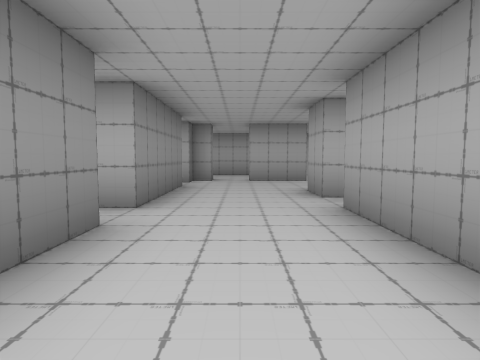
[1] (above)

18 first-person views from a walk through a Unity game level. The camera is 1.2 m above the floor, tilts 4° down and sees 75° across. The floor is counted in squares, 2 m on a side. Each view is taken from the middle of a square. On the plan, view 1 faces up. The plan holds only what a view shows up to about 9 squares ahead; the rest is blank. The place goes on beyond the plan.

[2]
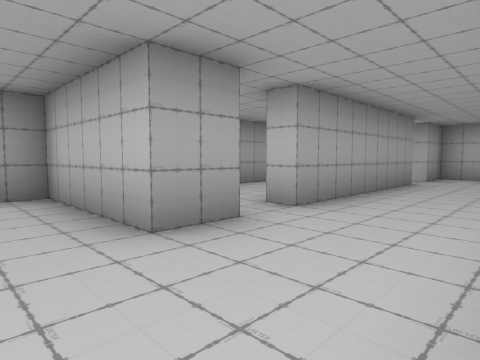

[3]
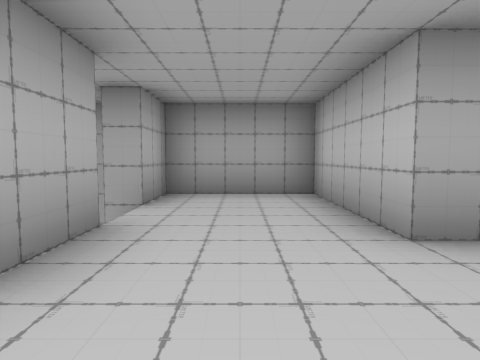

[4]
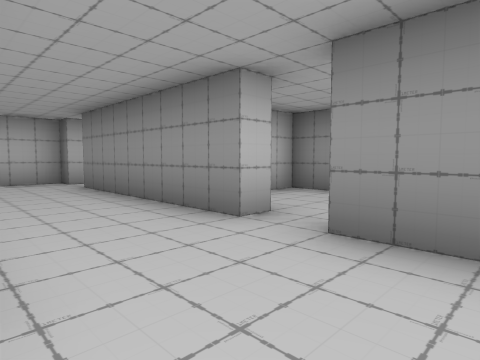

[5]
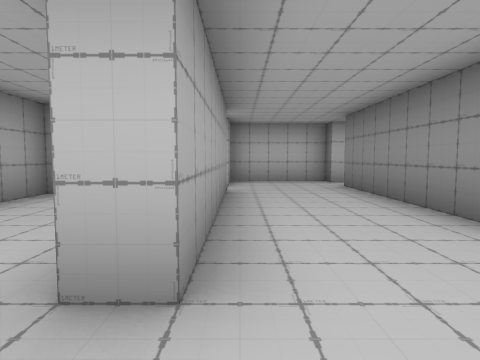

[6]
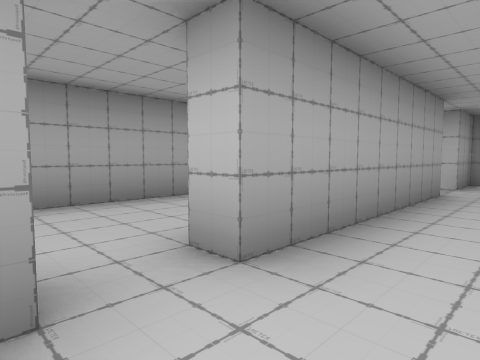

[7]
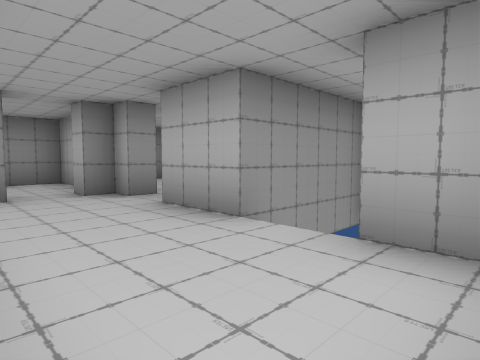

[8]
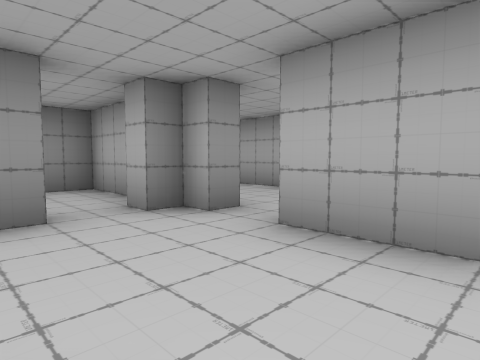

[9]
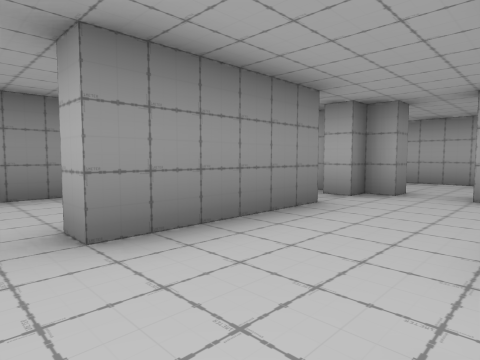

[10]
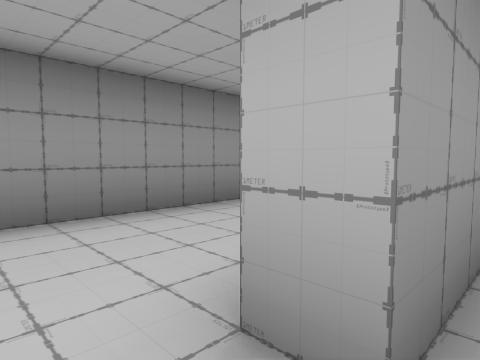

[11]
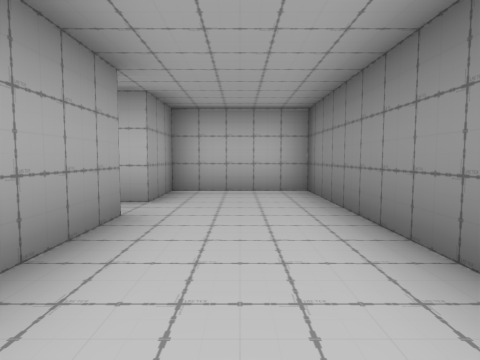

[12]
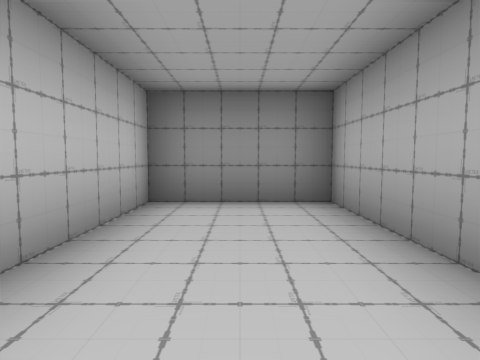

[13]
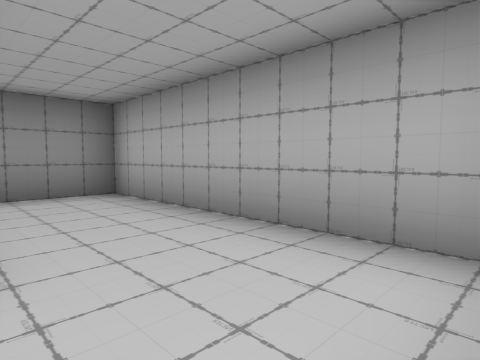

[14]
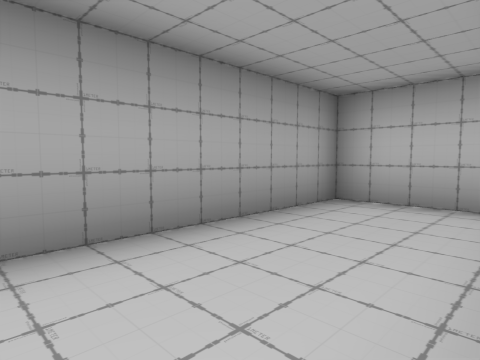

[15]
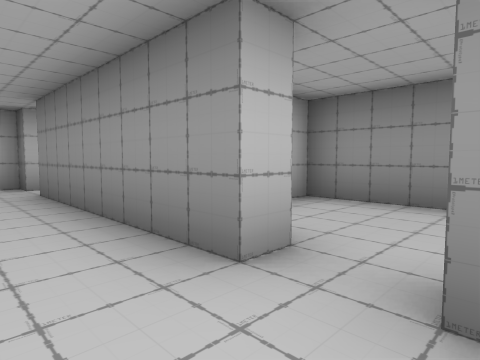

[16]
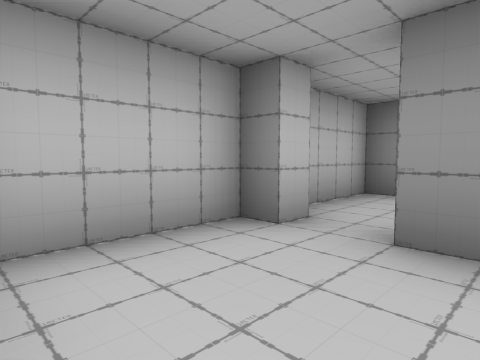

[17]
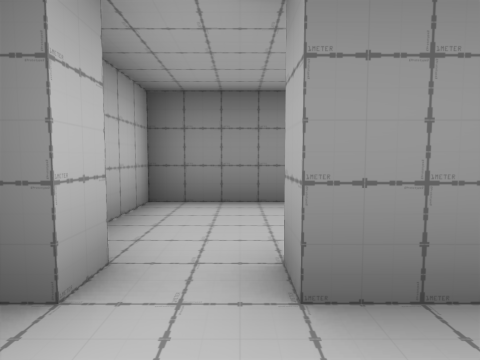

[18]
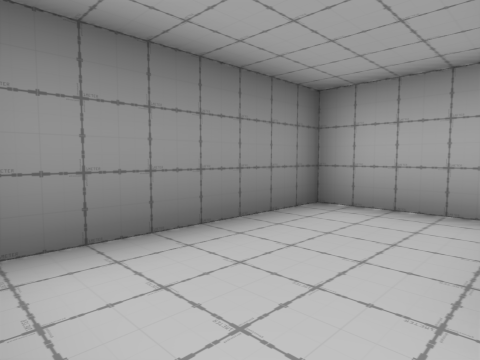

### Floor plan
Points are (right, up) in squares from view 1. A wall is a line through its corners. A room is listed if a view was taken in it or the views show most of it. See-through windows are left out.
Room 1 (views 1, 4, 5, 6, 9, 10, 14, 15, 16, 17)
walls: (-1.8, 2.8) (-1.3, 2.8) (-1.3, -1.7); (1.1, -2) (1.6, -2); (1.2, 4.6) (1.2, 5.7); (-1.3, -2.7) (-1.3, -3.2) (1.2, -3.2) (1.2, 3.7) (1.8, 3.7); (-1.3, 5.5) (-1.3, 3.8)
ways out: opening at (-1, 3) to room 2; opening at (0.5, 5) to room 3; opening at (-1, -2) to room 5; opening at (2, 4) to room 6; gap at (2, -2)
Room 2 (views 2, 3, 11)
walls: (-1.3, 3.8) (-1.8, 3.8) (-1.8, 5.5); (-1.3, 7.8) (-1.8, 7.8); (-2, 8.3) (-4.2, 8.3) (-4.2, 1.3) (-1.8, 1.3) (-1.8, 2.8); (-0.7, 8.3) (-1.3, 8.3)
ways out: opening at (-1, 3) to room 1; opening at (-1, 7) to room 3
Room 3 (views 7, 8)
walls: (3, 8.1) (3, 8.8); (1.2, 5.7) (4.2, 5.7) (4.2, 8.3) (0.2, 8.3); (-1.3, 6.9) (-1.3, 5.5); (-1.3, 8.3) (-1.3, 7.8); (1.8, 11.1) (1.8, 8.2)
ways out: opening at (0.5, 5) to room 1; opening at (-1, 7) to room 2; opening at (0, 8) to room 4; gap at (3, 9)
Room 4 (views 12, 13)
walls: (-0.7, 8.9) (-0.7, 8.3); (0.8, 11.3) (-4.2, 11.3) (-4.2, 8.8) (-1.5, 8.8)
ways out: opening at (0, 8) to room 3
Room 5 (view 18)
walls: (-1.3, -1.7) (-1.8, -1.7); (-2.4, 0.8) (-4.2, 0.8) (-4.2, -3.2) (-2.5, -3.2); (-1.9, -2.7) (-1.3, -2.7)
ways out: opening at (-1, -2) to room 1
Room 6 (no view inside)
walls: (2.5, -0.3) (4.2, -0.3) (4.2, 4.3)
ways out: opening at (2, 4) to room 1

Where each view was taken, in squares from view 1:
view 1: 0 up, 0 right, facing up
view 2: 7 up, 1 left, facing down-right
view 3: 7 up, 1 left, facing right
view 4: 5 up, 1 right, facing down-left
view 5: 5 up, 1 right, facing down
view 6: 5 up, 0 right, facing down-right
view 7: 6 up, 4 right, facing up-left
view 8: 6 up, 2 right, facing up-left
view 9: 3 up, 1 right, facing up-left
view 10: 3 up, 1 left, facing up-left
view 11: 7 up, 3 left, facing down
view 12: 10 up, 0 right, facing left
view 13: 9 up, 1 right, facing up-left
view 14: 4 up, 2 right, facing down-right
view 15: 4 up, 0 right, facing down-left
view 16: 1 down, 1 right, facing down-left
view 17: 2 down, 0 right, facing left
view 18: 3 down, 2 left, facing up-left
